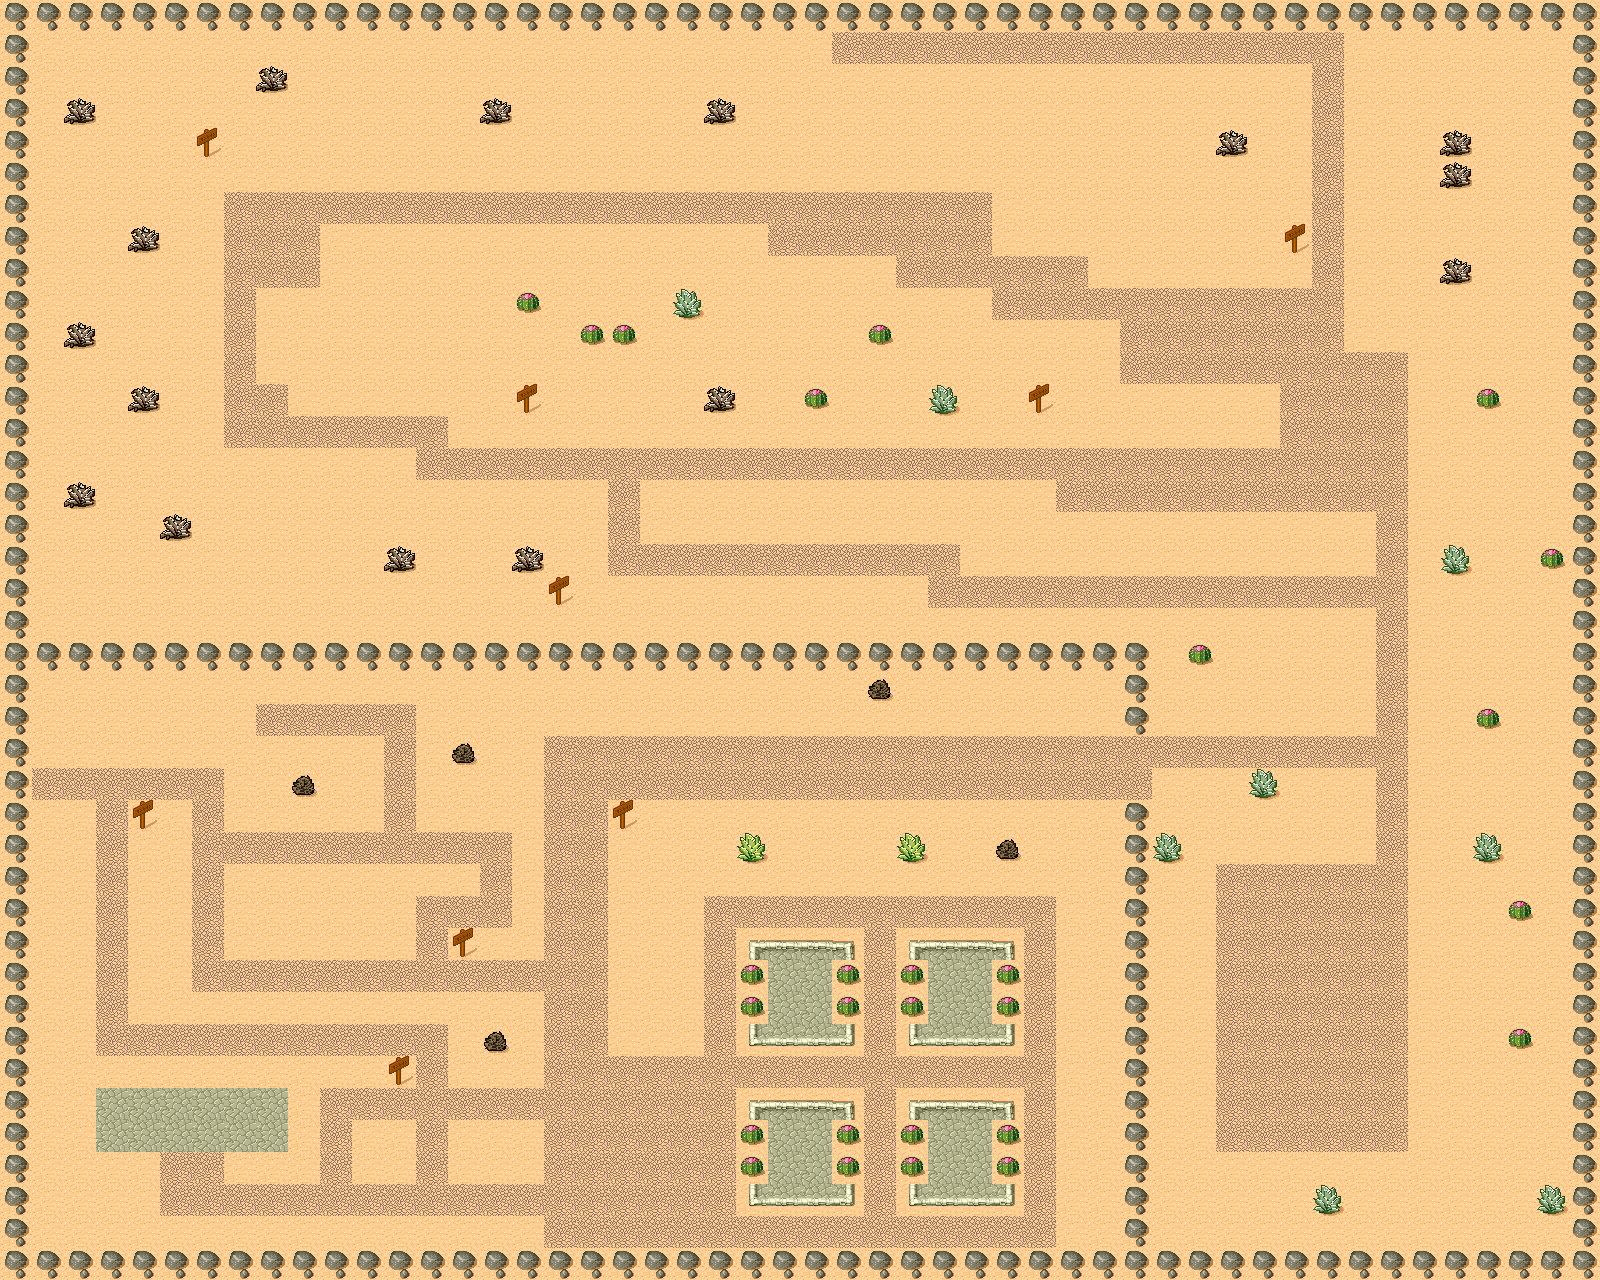

Rendered tile map (Tiled .tmx) drawn with the repository's tilesets; below, a short description and the map source with its tile grids summarised:
An orthogonal 50x40 tile map with 32x32 px tiles, 1 tile layer (background) and 2000 objects (1485x b, 481x r, 28x things, 4x t, 2x start).

<map version="1.0" orientation="orthogonal" width="50" height="40" tilewidth="32" tileheight="32">
 <tileset firstgid="1" name="map" tilewidth="32" tileheight="32" spacing="1" margin="1">
  <image source="map.png" width="265" height="199" />
 </tileset>
 <layer name="background" width="50" height="40">
  <data>[2000 cells, 2000 non-empty, 16 distinct tile ids]</data>
 </layer>
 <objectgroup name="object" width="50" height="40">
  <object name="r" x="544" y="736" width="32" height="32">
   <properties>
    <property name="objectid" value="1" />
   </properties>
  </object>
  <object name="r" x="576" y="736" width="32" height="32">
   <properties>
    <property name="objectid" value="1" />
   </properties>
  </object>
  <object name="r" x="608" y="736" width="32" height="32">
   <properties>
    <property name="objectid" value="1" />
   </properties>
  </object>
  <object name="r" x="672" y="736" width="32" height="32">
   <properties>
    <property name="objectid" value="1" />
   </properties>
  </object>
  <object name="r" x="640" y="736" width="32" height="32">
   <properties>
    <property name="objectid" value="1" />
   </properties>
  </object>
  <object name="r" x="704" y="736" width="32" height="32">
   <properties>
    <property name="objectid" value="1" />
   </properties>
  </object>
  <object name="r" x="544" y="768" width="32" height="32">
   <properties>
    <property name="objectid" value="1" />
   </properties>
  </object>
  <object name="r" x="608" y="768" width="32" height="32">
   <properties>
    <property name="objectid" value="1" />
   </properties>
  </object>
  <object name="r" x="672" y="768" width="32" height="32">
   <properties>
    <property name="objectid" value="1" />
   </properties>
  </object>
  <object name="r" x="576" y="768" width="32" height="32">
   <properties>
    <property name="objectid" value="1" />
   </properties>
  </object>
  <object name="r" x="704" y="768" width="32" height="32">
   <properties>
    <property name="objectid" value="1" />
   </properties>
  </object>
  <object name="r" x="640" y="768" width="32" height="32">
   <properties>
    <property name="objectid" value="1" />
   </properties>
  </object>
  <object name="r" x="736" y="736" width="32" height="32">
   <properties>
    <property name="objectid" value="1" />
   </properties>
  </object>
  <object name="r" x="800" y="736" width="32" height="32">
   <properties>
    <property name="objectid" value="1" />
   </properties>
  </object>
  <object name="r" x="864" y="736" width="32" height="32">
   <properties>
    <property name="objectid" value="1" />
   </properties>
  </object>
  <object name="r" x="768" y="736" width="32" height="32">
   <properties>
    <property name="objectid" value="1" />
   </properties>
  </object>
  <object name="r" x="896" y="736" width="32" height="32">
   <properties>
    <property name="objectid" value="1" />
   </properties>
  </object>
  <object name="r" x="832" y="736" width="32" height="32">
   <properties>
    <property name="objectid" value="1" />
   </properties>
  </object>
  <object name="r" x="736" y="768" width="32" height="32">
   <properties>
    <property name="objectid" value="1" />
   </properties>
  </object>
  <object name="r" x="800" y="768" width="32" height="32">
   <properties>
    <property name="objectid" value="1" />
   </properties>
  </object>
  <object name="r" x="864" y="768" width="32" height="32">
   <properties>
    <property name="objectid" value="1" />
   </properties>
  </object>
  <object name="r" x="768" y="768" width="32" height="32">
   <properties>
    <property name="objectid" value="1" />
   </properties>
  </object>
  <object name="r" x="896" y="768" width="32" height="32">
   <properties>
    <property name="objectid" value="1" />
   </properties>
  </object>
  <object name="r" x="832" y="768" width="32" height="32">
   <properties>
    <property name="objectid" value="1" />
   </properties>
  </object>
  <object name="r" x="928" y="736" width="32" height="32">
   <properties>
    <property name="objectid" value="1" />
   </properties>
  </object>
  <object name="r" x="992" y="736" width="32" height="32">
   <properties>
    <property name="objectid" value="1" />
   </properties>
  </object>
  <object name="r" x="1056" y="736" width="32" height="32">
   <properties>
    <property name="objectid" value="1" />
   </properties>
  </object>
  <object name="r" x="960" y="736" width="32" height="32">
   <properties>
    <property name="objectid" value="1" />
   </properties>
  </object>
  <object name="r" x="1088" y="736" width="32" height="32">
   <properties>
    <property name="objectid" value="1" />
   </properties>
  </object>
  <object name="r" x="1024" y="736" width="32" height="32">
   <properties>
    <property name="objectid" value="1" />
   </properties>
  </object>
  <object name="r" x="928" y="768" width="32" height="32">
   <properties>
    <property name="objectid" value="1" />
   </properties>
  </object>
  <object name="r" x="992" y="768" width="32" height="32">
   <properties>
    <property name="objectid" value="1" />
   </properties>
  </object>
  <object name="r" x="1056" y="768" width="32" height="32">
   <properties>
    <property name="objectid" value="1" />
   </properties>
  </object>
  <object name="r" x="960" y="768" width="32" height="32">
   <properties>
    <property name="objectid" value="1" />
   </properties>
  </object>
  <object name="r" x="1088" y="768" width="32" height="32">
   <properties>
    <property name="objectid" value="1" />
   </properties>
  </object>
  </objectgroup>
</map>
<!-- 1965 of 2000 objects omitted -->
